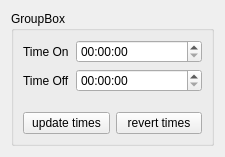
<?xml version="1.0" encoding="UTF-8"?>
<ui version="4.0">
 <class>Timer</class>
 <widget class="QWidget" name="Timer">
  <property name="geometry">
   <rect>
    <x>0</x>
    <y>0</y>
    <width>225</width>
    <height>157</height>
   </rect>
  </property>
  <property name="minimumSize">
   <size>
    <width>150</width>
    <height>100</height>
   </size>
  </property>
  <property name="windowTitle">
   <string>Form</string>
  </property>
  <layout class="QVBoxLayout" name="verticalLayout_2">
   <item>
    <widget class="QGroupBox" name="groupBox">
     <property name="title">
      <string>GroupBox</string>
     </property>
     <layout class="QVBoxLayout" name="verticalLayout">
      <item>
       <layout class="QFormLayout" name="formLayout">
        <item row="0" column="0">
         <widget class="QLabel" name="label">
          <property name="text">
           <string>Time On</string>
          </property>
         </widget>
        </item>
        <item row="0" column="1">
         <widget class="QTimeEdit" name="onTmeSpinBox"/>
        </item>
        <item row="1" column="0">
         <widget class="QLabel" name="label_2">
          <property name="text">
           <string>Time Off</string>
          </property>
         </widget>
        </item>
        <item row="1" column="1">
         <widget class="QTimeEdit" name="offTmeSpinBox"/>
        </item>
       </layout>
      </item>
      <item>
       <layout class="QHBoxLayout" name="horizontalLayout">
        <item>
         <widget class="QPushButton" name="updateBtn">
          <property name="text">
           <string>update times</string>
          </property>
         </widget>
        </item>
        <item>
         <widget class="QPushButton" name="revertBtn">
          <property name="text">
           <string>revert times</string>
          </property>
         </widget>
        </item>
       </layout>
      </item>
     </layout>
    </widget>
   </item>
  </layout>
 </widget>
 <resources/>
 <connections/>
</ui>
